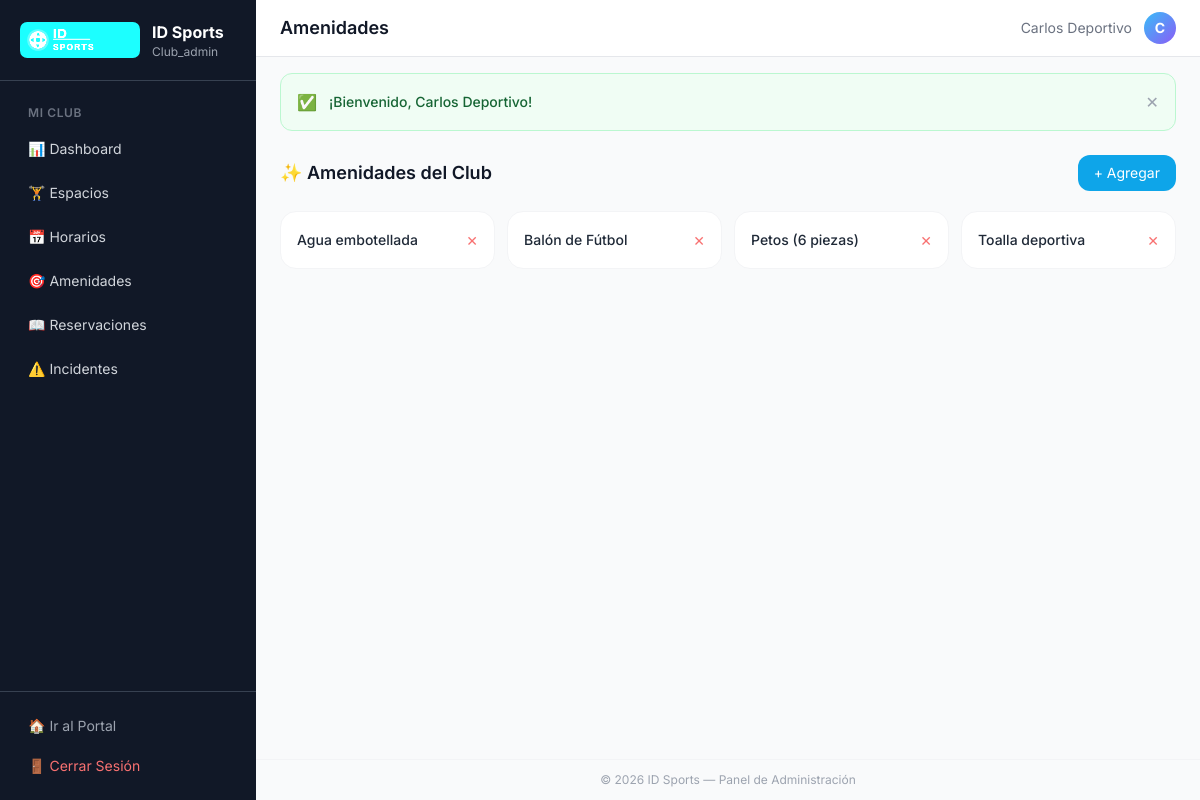
Screenshot of /admin/amenities (signed in) with the database file from the repository.
### tables this page shows
CREATE TABLE IF NOT EXISTS `amenities` (
  `id`          INT UNSIGNED NOT NULL AUTO_INCREMENT,
  `club_id`     INT UNSIGNED NOT NULL,
  `name`        VARCHAR(120) NOT NULL,
  `description` TEXT         DEFAULT NULL,
  `price`       DECIMAL(10,2) NOT NULL DEFAULT 0.00,
  `stock`       INT           NOT NULL DEFAULT 0,
  `photo`       VARCHAR(255)  DEFAULT NULL,
  `status`      ENUM('active','inactive') NOT NULL DEFAULT 'active',
  PRIMARY KEY (`id`),
  KEY `idx_club` (`club_id`),
  CONSTRAINT `fk_amenity_club` FOREIGN KEY (`club_id`) REFERENCES `clubs` (`id`) ON DELETE CASCADE
);

### core/Controller.php (called while the page is built, shortened)
<?php
class Controller {
    protected function view($viewPath, $data = [], $layout = 'main') {
        View::render($viewPath, $data, $layout);
    }
    protected function requireAuth($role = null) {
        if ($role !== null) {
            $userRole = $_SESSION['user_role'] ?? '';
        }
    }
}

### app/controllers/AdminController.php (called while the page is built, shortened)
<?php
class AdminController extends Controller {
    private $clubModel;
    private $amenityModel;
    public function __construct() {
        $this->clubModel = new ClubModel();
        $this->amenityModel = new AmenityModel();
    }
    private function getClub() {
        $club = $this->clubModel->findByOwnerId($_SESSION['user_id']);
        return $club;
    }
    public function amenities() {
        $club = $this->getClub();
        $clubId = $club['id'];
        $amenities = $this->amenityModel->findByClub($clubId);
        $this->view('admin/amenities', ['title' => 'Amenidades', 'club' => $club, 'amenities' => $amenities], 'admin');
    }
}

### index.php (called while the page is built, shortened)
<?php
require_once ROOT . '/core/Model.php';
require_once ROOT . '/core/Controller.php';
$app = new App();

### core/Model.php (called while the page is built, shortened)
<?php
class Model {
    protected $pdo;
    public function __construct() {
        try {
            $dsn = "mysql:host=" . DB_HOST . ";dbname=" . DB_NAME . ";charset=" . DB_CHARSET;
            $options = [
                PDO::ATTR_ERRMODE => PDO::ERRMODE_EXCEPTION,
                PDO::ATTR_DEFAULT_FETCH_MODE => PDO::FETCH_ASSOC,
                PDO::ATTR_EMULATE_PREPARES => false,
            ];
            $this->pdo = new PDO($dsn, DB_USER, DB_PASS, $options);
        } catch (PDOException $e) {
            error_log('DB connection failed: ' . $e->getMessage());
            die(json_encode(['error' => 'Database connection failed. Please try again later.']));
        }
    }
    protected function query($sql, $params = []) {
        $stmt = $this->pdo->prepare($sql);
        $stmt->execute($params);
        return $stmt;
    }
    protected function findOne($sql, $params = []) {
        return $this->query($sql, $params)->fetch();
    }
    protected function findAll($sql, $params = []) {
        return $this->query($sql, $params)->fetchAll();
    }
}

### app/models/ClubModel.php (called while the page is built, shortened)
<?php
class ClubModel extends Model {
    public function findByOwnerId($ownerId) {
        return $this->findOne("SELECT * FROM clubs WHERE owner_id = ?", [$ownerId]);
    }
}

### app/models/AmenityModel.php (called while the page is built, shortened)
<?php
class AmenityModel extends Model {
    public function findByClub($clubId) {
        return $this->findAll("SELECT * FROM amenities WHERE club_id = ? AND status = 'active' ORDER BY name", [$clubId]);
    }
}

### app/views/admin/amenities.php (the view, shortened to what this page needs)
<div class="space-y-5">
    <div class="flex items-center justify-between">
        <h2 class="text-lg font-semibold text-gray-900">✨ Amenidades del Club</h2>
        <button onclick="document.getElementById('addAmenityModal').classList.remove('hidden')"
            class="bg-sky-500 text-white text-sm px-4 py-2 rounded-xl hover:bg-sky-600 transition-all">+ Agregar</button>
    </div>
    <div class="grid grid-cols-2 sm:grid-cols-3 lg:grid-cols-4 gap-3">
        <?php if (empty($amenities)): ?>
        <div class="col-span-4 bg-white rounded-2xl border border-gray-100 p-10 text-center">
            <p class="text-gray-400">Sin amenidades registradas</p>
        </div>
        <?php else: ?>
        <?php foreach ($amenities as $a): ?>
        <div class="bg-white border border-gray-100 rounded-2xl p-4 flex items-center justify-between">
            <p class="text-sm font-medium text-gray-800"><?= htmlspecialchars($a['name']) ?></p>
            <form method="POST" action="<?= BASE_URL ?>admin/deleteAmenity" onsubmit="return confirm('¿Eliminar?')">
                <button type="submit" class="text-red-400 hover:text-red-600 text-sm">✕</button>
            </form>
        </div>
        <?php endforeach; ?>
        <?php endif; ?>
    </div>
</div>

### app/views/layouts/admin.php (style rules this page uses)
body { font-family:'Inter',sans-serif; }

### rows the page displays
amenities: name "Agua embotellada"
amenities: name "Balón de Fútbol"
amenities: name "Petos (6 piezas)"
amenities: name "Toalla deportiva"

### other values shown
$_SESSION['user_role'] "Club_admin"
$title "Amenidades"
$_SESSION['user_name'] "Carlos Deportivo"
substr($_SESSION['user_name'] ?? 'A', 0, 1) "C"
$_SESSION['flash']['message'] "¡Bienvenido, Carlos Deportivo!"
APP_NAME "ID Sports"
